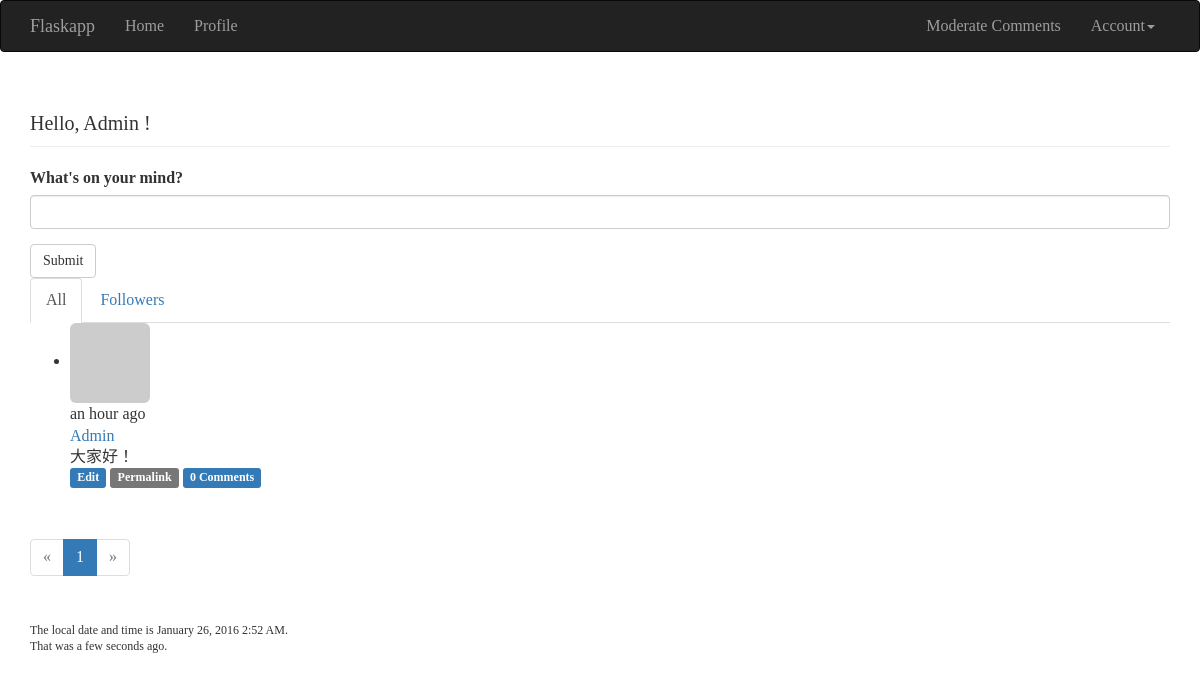
The page / (signed in) on the database its author committed.
### app/models.py (models this page shows, shortened)
class User(db.Model, UserMixin):
    __tablename__ = 'users'
    id = db.Column(db.Integer, primary_key=True)
    email = db.Column(db.String(64), unique=True, index=True)
    username = db.Column(db.String(64), unique=True, index=True)
    role_id = db.Column(db.Integer, db.ForeignKey('roles.id'))
    password_hash = db.Column(db.String(128))
    confirmed = db.Column(db.Boolean, default=False)
    name = db.Column(db.String(64))
    location = db.Column(db.String(64))
    about_me = db.Column(db.Text())
    member_since = db.Column(db.DateTime(), default=datetime.utcnow)
    last_seen = db.Column(db.DateTime(), default=datetime.utcnow)
    avatar_hash = db.Column(db.String(32))
    posts = db.relationship('Post', backref='author', lazy='dynamic')
    followed = db.relationship('Follow',
                               foreign_keys=[Follow.follower_id],
                               backref=db.backref('follower', lazy='joined'),
                               lazy='dynamic',
                               cascade='all, delete-orphan')
    followers = db.relationship('Follow',
                                foreign_keys=[Follow.followed_id],
                                backref=db.backref('followed', lazy='joined'),
                                lazy='dynamic',
                                cascade='all, delete-orphan')
    comments = db.relationship('Comment', backref='author', lazy='dynamic')
    @property
    def password(self):
        raise AttributeError('password is not a readable attribute')
    def can(self, permissions):
        return self.role is not None and \
                (self.role.permissions & permissions) == permissions
    def ping(self):
        self.last_seen = datetime.utcnow()
        db.session.add(self)
    def gravatar(self, size=100, default='identicon', rating='g'):
        if request.is_secure:
            url = 'https://secure.gravatar.com/avatar'
        else:
            url = 'http://www.gravatar.com/avatar'
        hash = self.avatar_hash or hashlib.md5(
                self.email.encode('utf-8')).hexdigest()
        return '{url}/{hash}?s={size}&d={default}&r={rating}'.format(
                url=url, hash=hash, size=size, default=default, rating=rating)
    def get_id(self):
        return unicode(self.id)

class Post(db.Model):
    __tablename__ = 'posts'
    id = db.Column(db.Integer, primary_key=True)
    body = db.Column(db.Text)
    body_html = db.Column(db.Text)
    timestamp = db.Column(db.DateTime, index=True, default=datetime.utcnow)
    author_id = db.Column(db.Integer, db.ForeignKey('users.id'))
    comments = db.relationship('Comment', backref='post', lazy='dynamic')

### app/main/views.py (the view)
@main.route('/', methods=['GET', 'POST'])
def index():
    form = PostForm()
    if current_user.can(Permission.WRITE_ARTICLES) and \
            form.validate_on_submit():
        post = Post(body=form.body.data,
                    author=current_user._get_current_object())
        db.session.add(post)
        return redirect(url_for('.index'))
    page = request.args.get('page', 1, type=int)
    show_followed = False
    if current_user.is_authenticated:
        show_followed = bool(request.cookies.get('show_followed', ''))
    if show_followed:
        query = current_user.followed_posts
    else:
        query = Post.query
    pagination = Post.query.order_by(Post.timestamp.desc()).paginate(
            page, per_page=current_app.config['FLASKY_POSTS_PER_PAGE'],
            error_out=False)
    posts = pagination.items
    return render_template('index.html',form=form, name=session.get('name'),
                           known=session.get('known', False), posts=posts,
                           pagination=pagination,
                           show_followed=show_followed,
                           current_time=datetime.utcnow())

### app/main/forms.py
class PostForm(Form):
    body = PageDownField("What's on your mind?", validators=[Required()])
    submit = SubmitField('Submit')

### app/auth/views.py (called while the page is built)
@auth.before_app_request
def before_request():
    if current_user.is_authenticated:
        current_user.ping()
        if not current_user.confirmed \
                and request.endpoint[:5] != 'auth.' \
                and request.endpoint != 'static':
            return redirect(url_for('auth.unconfirmed'))

### app/main/__init__.py (called while the page is built)
@main.app_context_processor
def inject_permissions():
    return dict(Permission=Permission)

### app/main/views.py (called while the page is built)
@main.after_app_request
def after_request(response):
    for query in get_debug_queries():
        if query.duration >= current_app.config['FLASKY_SLOW_DB_QUERY_TIME']:
            current_app.logger.warning(
                'Slow query: %s\nParameters: %s\nDuration: %fs\nContext: %s\n'
                % (query.statement, query.parametersm, query.duration,
                    query.context))
    return response

### app/models.py (called while the page is built)
@login_manager.user_loader
def load_user(user_id):
    return User.query.get(int(user_id))

### app/templates/index.html (shortened to what this page needs)
{% extends "base.html" %}
{% import "bootstrap/wtf.html" as wtf %}
{% import "_macros.html" as macros %}
{% block page_content %}
<div class="page-header">
    <h1>Hello, {% if current_user.is_authenticated %}{{ current_user.username }} !{% else %}Stranger !</h1>{% endif %}
</div>
<div>
    {% if current_user.can(Permission.WRITE_ARTICLES) %}
    {{ wtf.quick_form(form) }}
    {% endif %}
</div>
<div class="post-tabs">
    <ul class="nav nav-tabs">
        <li{% if not show_followed %} class="active"{% endif %}><a href="{{ url_for('.show_all') }}">All</a></li>
        {% if current_user.is_authenticated %}
        <li{% if show_followed %} class="active"{% endif %}><a href="{{ url_for('.show_followed') }}">Followers</a></li>
        {% endif %}
    </ul>
    {% include '_posts.html' %}
</div>
{% if pagination %}
<div class="pagination">
    {{ macros.pagination_widget(pagination, '.index') }}
</div>
{% endif %}
<p>The local date and time is {{ moment(current_time).format('LLL') }}.</p>
<p>That was {{ moment(current_time).fromNow(refresh=True) }}.</p>
{% endblock %}

### app/templates/_posts.html
<ul class="posts">
    {% for post in posts %}
    <li class="post">
        <div class="post-thumbnail">
            <a href="{{ url_for('.user', username=post.author.username) }}">
                <img class="img-rounded profile-thumbnail" src="{{ post.author.gravatar(size=40) }}">
            </a>
        </div>
        <div class="post-content">
            <div class="post-date">{{ moment(post.timestamp).fromNow() }}</div>
            <div class="post-author"><a href="{{ url_for('.user', username=post.author.username) }}">{{ post.author.username }}</a></div>
            <div class="post-body">
                {% if post.body_html %}
                    {{ post.body_html | safe }}
                {% else %}
                    {{ post.body }}
                {% endif %}
            </div>
            <div class="post-footer">
                {% if current_user == post.author %}
                <a href="{{ url_for('.edit', id=post.id) }}">
                    <span class="label label-primary">Edit</span>
                </a>
                {% elif current_user.is_administrator() %}
                <a href="{{ url_for('.edit', id=post.id) }}">
                    <span class="label label-danger">Edit [Admin]</span>
                </a>
                {% endif %}
                <a href="{{ url_for('.post', id=post.id) }}">
                    <span class="label label-default">Permalink</span>
                </a>
                <a href="{{ url_for('.post', id=post.id) }}#comments">
                    <span class="label label-primary">{{ post.comments.count() }} Comments</span>
                </a>
            </div>
        </div>
    </li>
    {% endfor %}
</ul>

### tmp/coverage/style.css (style rules this page uses)
html, body, h1, h2, h3, p, table, td, th { margin: 0; padding: 0; border: 0; outline: 0; font-weight: inherit; font-style: inherit; font-size: 100%; font-family: inherit; vertical-align: baseline; }
body { font-family: georgia, serif; font-size: 1em; }
html>body { font-size: 16px; }
p { font-size: .75em; line-height: 1.33333333em; }
h1 { font-size: 1.25em; display: inline-block; }

### rows shown on the page
User: username "Admin"
Post: timestamp "an hour ago", author.username "Admin", body_html "大家好！", comments.count "0"

### other values the page prints
{{ p }} "1"
